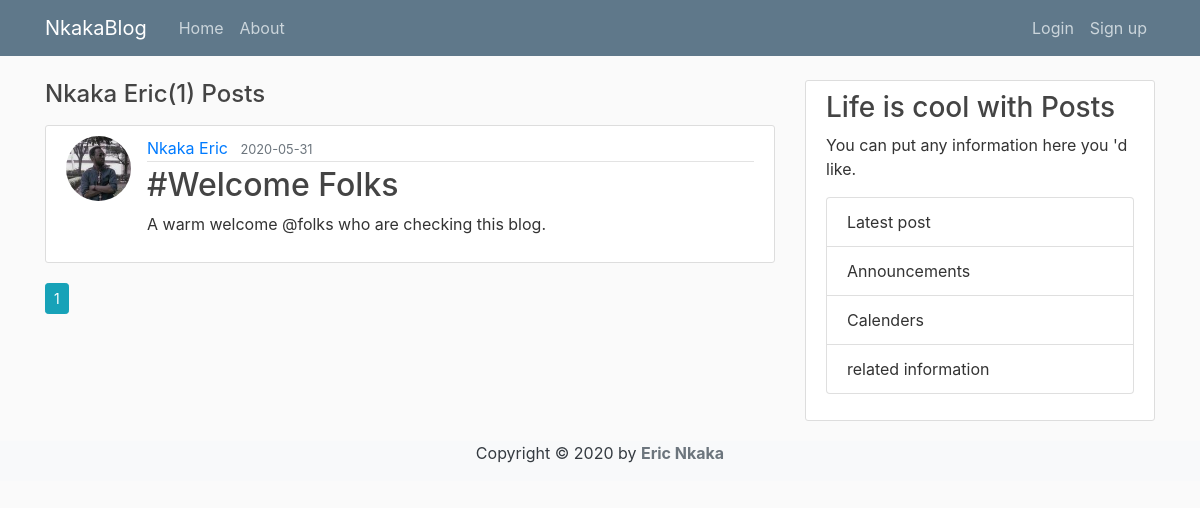
/user/Nkaka Eric, run on the app's committed database.
### flaskblog/models.py (models this page shows, shortened)
class User(db.Model,UserMixin):
 id=db.Column(db.Integer,primary_key=True)
 username=db.Column(db.String(20),unique=True,nullable=False)
 email=db.Column(db.String(120),unique=True,nullable=False)
 image_file=db.Column(db.String(20),nullable=False,default='default.jpg')
 password=db.Column(db.String(60),nullable=False)
 is_admin=db.Column(db.Boolean,default=False)
 posts=db.relationship('Post',backref='author',lazy=True)

class Post(db.Model):
    id=db.Column(db.Integer,primary_key=True)
    title=db.Column(db.String(100),nullable=False)
    date_posted=db.Column(db.DateTime,nullable=False,default=datetime.utcnow)
    content=db.Column(db.Text,nullable=False)
    user_id=db.Column(db.Integer,db.ForeignKey('user.id'),nullable=False)

### flaskblog/routes.py (the view)
@app.route("/user/<string:username>")
def user_posts(username):
    page=request.args.get('page',1,type=int)
    user=User.query.filter_by(username=username).first_or_404()
    posts=Post.query.filter_by(author=user)\
    .order_by(Post.date_posted.desc())\
    .paginate(page=page,per_page=8)
    return render_template('user_posts.html',posts=posts,user=user)

### flaskblog/templates/user_posts.html
{%extends "layout.html"%}
{%block content%}
<h4 class="mb-3 text-capitalize">{{user.username}}({{posts.total}}) posts</h4>
{%for post in posts.items%}
<article class="media content-section">
<img src="{{url_for('static',filename='profile_pics/'+post.author.image_file)}}"
 alt="" class="rounded-circle article-img">
 <div class="media-body">
   <div class="article-metadata">
     <a href="{{url_for('user_posts',username=post.author.username)}}" class="text-capitalize mr-2">
         {{post.author.username}}</a>
     <small class="text-muted">{{post.date_posted.strftime('%Y-%m-%d')}}</small>
   </div>
   <h2><a href="{{url_for('post',post_id=post.id)}}" class="article-title">{{post.title}}</a>
   </h2>
   <p class="article-content">{{post.content}}</p>
 </div>
</article>
{%endfor%}
{%for page_num in posts.iter_pages(left_edge=1,right_edge=1,left_current=1,right_current=2)%}
  {%if page_num%}
   {%if posts.page==page_num%}
     <a href="{{url_for('user_posts',username=user.username,page=page_num)}}"
      class="btn btn-info btn-sm mb-4">
         {{page_num}}</a>
   {%else%}
   <a href="{{url_for('user_posts',username=user.username,page=page_num)}}"
    class="btn btn-outline-info btn-sm mb-4">
       {{page_num}}</a>
   {%endif%}
  {%else%}
    ...
  {%endif%}
{%endfor%}
{%endblock content%}

### flaskblog/static/main.css (style rules this page uses)
body { background: #fafafa; color: #333333; margin-top: 5rem; }
h1,h2,h3,h4,h5,h6 { color: #444444; }
.content-section { background: #ffffff; padding: 10px 20px; border: 1px solid #dddddd; border-radius: 3px; margin-bottom: 20px; }
.article-title { color: #444444; }
.article-content { white-space: pre-line; }
.article-img { height: 65px; width: 65px; margin-right: 16px; }
.article-metadata { padding-bottom: 1px; margin-bottom: 4px; border-bottom: 1px solid #e3e3e3; }

### data on the page
User: username "Nkaka Eric"
Post: image_file (picture), author.username "Nkaka Eric", date_posted "2020-05-31", title "#Welcome Folks", content "A warm welcome @folks who are checking this blog."

### other printed values
{{ posts.total }} "1"
{{ page_num }} "1"
